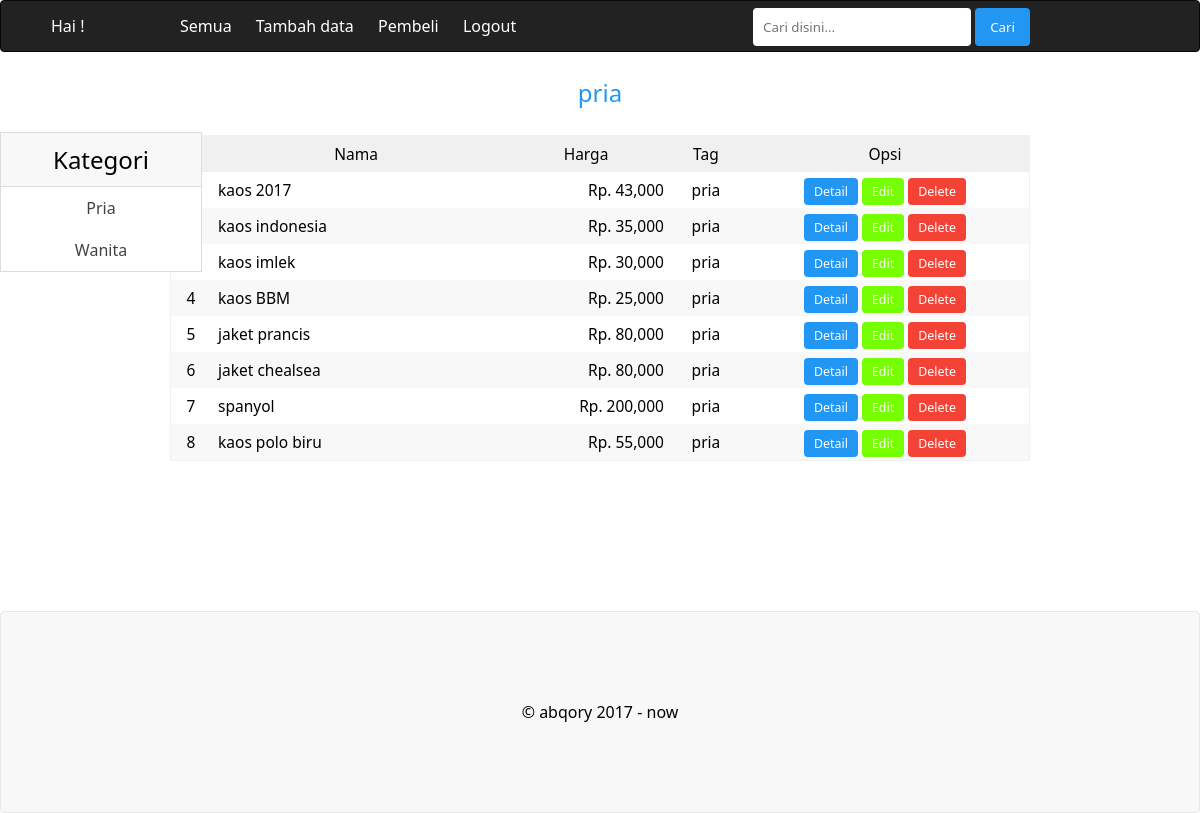
Page /admin/alldash.php on the committed database.
### tables this page shows
CREATE TABLE `produk` (
  `id` int(11) NOT NULL,
  `nama` varchar(255) NOT NULL,
  `isi` text NOT NULL,
  `gambar` varchar(255) NOT NULL,
  `harga` int(13) NOT NULL,
  `tag` varchar(11) NOT NULL,
  `waktu` timestamp NOT NULL DEFAULT CURRENT_TIMESTAMP ON UPDATE CURRENT_TIMESTAMP
);

### admin/theme/fungsi.php (called while the page is built, shortened)
<?php
$conn = mysqli_connect('localhost','root','','datapro');
function tag($tag){
	$query = "SELECT * FROM produk WHERE tag = '$tag' ORDER BY id DESC";
	return result($query);
}
function result($query){
	global $conn;
	if($result = mysqli_query($conn,$query)){
		return $result;
	}
}
 ?>

### admin/alldash.php (the view, shortened to what this page needs)
<?php
require_once 'theme/view.php';
$produk = tag($tag);
$t = tag($tag);
while($tt = mysqli_fetch_assoc($t)){
	$tagg = $tt['tag'];
}
 ?>
<div class="konten">
	<div class="dashboard">
	<div class="label"><?= $tagg ?></div><br>
		<table>
			<thead>
				<tr>
					<td width="40">No</td>
					<td width="290">Nama</td>
					<td width="170">Harga</td>
					<td>Tag</td>
					<td>Opsi</td>
				</tr>
			</thead>
			<tbody>
<?php
$no = 0;
while($row = mysqli_fetch_assoc($produk)){
$no++;
	?>
				<tr>
					<td align="center"><?= $no ?></td>
					<td><?= $row['nama'] ?></td>
					<td align="right">Rp. <?= number_format($row['harga']) ?></td>
					<td align="center"><?= $row['tag'] ?></td>
					<td align="center">
						<a href="detail.php?id=<?= $row['id'] ?>" class="blue">Detail</a>
						<a href="edit.php?id=<?= $row['id'] ?>" class="green">Edit</a>
						<a href="delete.php?id=<?= $row['id'] ?>" class="red">Delete</a>
					</td>
				</tr>
<?php } ?>
			</tbody>
		</table>
	</div>
</div>

### admin/theme/style.css (style rules this page uses)
* { margin: 0; padding: 0; font-family: "Segoe UI", sans-serif; max-width: 100% !important; }
body { font-size: 16px; background-color: #fff; }
a { text-decoration: none; }
.konten { width: 860px; margin: 0 auto; }
.label { font-weight: normal; margin: 0px 0px 0px 0px; padding: 4px; font-size: 1.5em; display: block; text-align: center; color: #2196f3; margin-bottom: 0px; }
.dashboard { width: 100%; margin-bottom: 20px; background-color: white; }
.dashboard a { color: #fff; padding: 5px 10px; font-size: 0.8em; border-radius: 4px; }
.blue { background-color: #2196f3; }
.green { background-color: #76FF03; }
.red { background-color: #F44336; }
.dashboard table { width: 100%; border: 1px solid #f0f0f0; border-spacing: 0; box-sizing: border-box; font-size: 0.97em; }
.dashboard table thead { background-color: #f0f0f0; text-align: center; }
.dashboard table thead td { padding: 7px; box-sizing: border-box; }
.dashboard table tbody td { padding: 7px; }
.dashboard table tbody tr:nth-child(even) { background-color: #f8f8f8; }

### rows in the picture
produk: tag "pria", nama "kaos polo biru", harga "55,000"
produk: nama "kaos 2017", harga "43,000", tag "pria"
produk: nama "kaos indonesia", harga "35,000", tag "pria"
produk: nama "kaos imlek", harga "30,000", tag "pria"
produk: nama "kaos BBM", harga "25,000", tag "pria"
produk: nama "jaket prancis", harga "80,000", tag "pria"
produk: nama "jaket chealsea", harga "80,000", tag "pria"
produk: nama "spanyol", harga "200,000", tag "pria"
